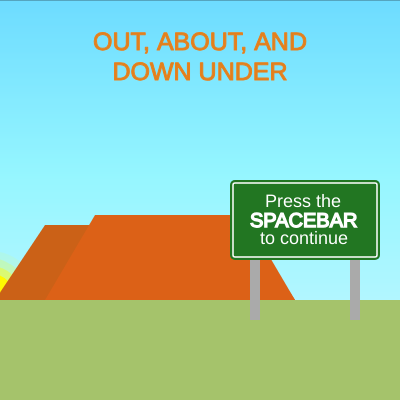
Frame 1 (no input)
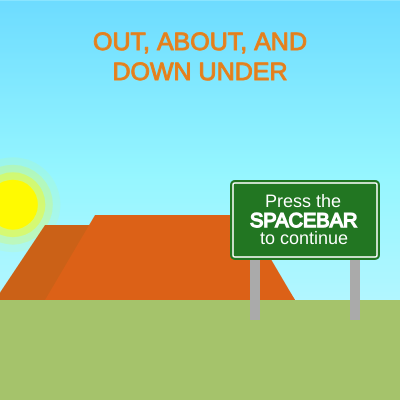
Frame 60 (no input)
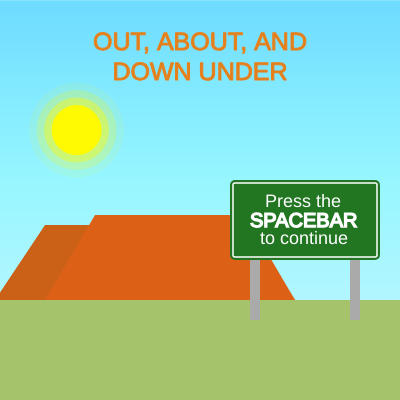
Frame 120 (the mouse pressed at the canvas centre since frame 60)

The p5.js sketch that drew these frames (run headless with seeded random() and noise() and a simulated clock; from frame 60 on, the mouse is pressed at the canvas centre):

// p5.js sketch
// ── sketch.js
let sequence = 0; // mode
let frames = 0; // time factor
let amp;
let x, y, a, b;
let angle = 0;
let cloudY1, cloudY2, cloudY3;
let cloudX;

// S3: cactus
let cactX = 620;
let cactY = 300;
let cactRad = 30;

// S3: flower
let flwrX = 450;
let flwrY = 300;
let flwrRad = 30;
let flwrColors = []; // empty array
let flwrColorIndex = 0;

let rS, gS, bS;

function setup() {
  createCanvas(400, 400);
  x = width / 2;
  y = 320;
  dia = 50;
  ySpeed = 0;
  angleMode(DEGREES);
  cloudX = 0;
  cloudY = random(0, 200);
  cloudxSpeed = random(-5, 5);
  cloudySpeed = random(-5, 5);

  flwrColors = [
    color(255, 146, 238),
    color(199, 155, 255),
    color(126, 145, 230),
  ];
}

let targetX = 500;
let targetY = 400;
let targetRad = 50;

function draw() {
  console.log(mouseX, mouseY);

  if (sequence == 0) {
    SUN();
    ULURU();
    spaceSIGN();
    push();
    fill("#E3801C");
    stroke(238, 128, 28);
    textSize(25);
    textAlign(CENTER);
    strokeJoin(ROUND);
    text("OUT, ABOUT, AND", width / 2, 50);
    text("DOWN UNDER", width / 2, 80);
    pop();
  } else if (sequence == 1) {
    // INSTRUCTIONS PAGE
    background(127, 224, 255);
    fill(165, 195, 107);
    rect(0, 270, width, 200);
    instructions();
  } else if (sequence == 2) {
    // LAND
    frames++;
    LAND();
    ROO();
    if (frames == 700) {
      frames = 0;
      sequence++;
    }
  } else if (sequence == 3) {
    // SEA
    frames++;
    SEA();
    FISH();
    SHARK();
    if (frames == 600) {
      frames = 0;
      sequence++;
      x = 0;
    }
  } else if (sequence == 4) {
    // SKY
    frames++;
    x = x + 2;

    SKY();
    kookaburra();
    cloudTARGET();

    //TEST TARGET
    checkCollision(targetX, targetY, targetRad);

    // display GameOver
    if (gameOver == true) {
      push();
      fill("black");
      stroke(3);
      textSize(50);
      textAlign(CENTER);
      strokeJoin(ROUND);
      text("GAME OVER", width / 2, 200);
      pop();
      if (y > height + 100) {
        resetScenes();
        sequence = 6;
      }
    }

    if (frames == 900) {
      frames = 0;
      sequence++;
    }
  } else if (sequence == 5) {
    // WIN SCREEN
    frames++;
    SUN();
    ULURU();
    winSIGN();
    rooPRINT(frames, 250 + 30 * sin(frames * 7));
    kookaburraPRINT(frames * 1.5, 100 + 10 * sin(frames * 5));

    //POOL FOR SHARK
    push();
    fill(86, 188, 255);
    beginShape();
    curveVertex(-500, 300);
    curveVertex(0, 430);
    curveVertex(90, 420);
    curveVertex(150, 450);
    curveVertex(230, 430);
    curveVertex(300, 450);
    curveVertex(380, 450);
    curveVertex(450, 460);
    curveVertex(500, 430);
    curveVertex(500, 550);
    curveVertex(450, 550);
    curveVertex(250, 550);
    curveVertex(0, 500);
    curveVertex(-500, 300);
    endShape();

    sharkPRINT(frames, 474);

    fill(86, 188, 255, 50);
    beginShape();
    curveVertex(-500, 300);
    curveVertex(0, 430);
    curveVertex(90, 420);
    curveVertex(150, 450);
    curveVertex(230, 430);
    curveVertex(300, 450);
    curveVertex(380, 450);
    curveVertex(450, 460);
    curveVertex(500, 430);
    curveVertex(500, 550);
    curveVertex(450, 550);
    curveVertex(250, 550);
    curveVertex(0, 500);
    curveVertex(-500, 300);
    endShape();
    pop();

    if (frames > 500) {
      frames = -100;
    }
  } else if (sequence == 6) {
    // GAME OVER SCREEN
    gameoverSUN();
    ULURU();
    gameoverSIGN();
  }
}

function cloudTARGET() {
  targetX = 550 - frames * 1.5;
  targetY = 200;
  push();
  noStroke();
  fill("yellow");
  triangle(
    targetX,
    targetY,
    targetX + 20,
    targetY + 90,
    targetX - 20,
    targetY + 90
  );
  triangle(
    targetX - 10,
    targetY + 80,
    targetX + 30,
    targetY + 80,
    targetX + 10,
    targetY + 140
  );
  fill(88, 87, 87);
  arc(targetX, targetY + 40, targetRad * 2, targetRad * 2.5, 180, 360);
  arc(targetX - 45, targetY + 60, targetRad * 2, targetRad * 2, 180, 360);
  arc(targetX + 45, targetY + 60, targetRad * 2, targetRad * 2, 180, 360);
  pop();
}

function ULURU() {
  noStroke();
  fill(203, 97, 23);
  quad(100 - 55, 225, 300 - 55, 225, 350 - 55, 300, 50 - 55, 300);
  fill(220, 97, 23);
  quad(150 - 55, 215, 300 - 55, 215, 350 - 55, 300, 100 - 55, 300);

  fill(165, 195, 107);
  rect(0, 300, width, 200);
}
function SUN() {
  background("#8CDAFF");

  for (let y = 0; y < 350; y++) {
    stroke(rS, gS, bS);
    rS = 100 + y * 0.3;
    gS = 220 + y * 0.2;
    bS = 255;
    line(0, y, width, y);
  }

  angle += 0.45;
  let radDist = 140;
  let w = width / 2;
  let h = 300;
  let sinValue = -sin(angle) * radDist;
  let cosValue = -cos(angle) * radDist;

  if (angle > 200) {
    angle = 0;
  }

  fill(255, 247, 2);
  noStroke();
  circle(w + 1.5 * cosValue, h + 1.5 * sinValue, 50);

  //RAYS
  fill(255, 247, 2, 100);
  circle(w + 1.5 * cosValue, h + 1.5 * sinValue, 65);
  fill(255, 247, 2, 50);
  circle(w + 1.5 * cosValue, h + 1.5 * sinValue, 80);
  fill(255, 247, 2, 20);
  circle(w + 1.5 * cosValue, h + 1.5 * sinValue, 95);
}
function gameoverSUN() {
  for (let y = 0; y < 350; y++) {
    stroke(rS, gS, bS);
    rS = 180 + y;
    gS = 85 + y * 0.3;
    bS = 0;
    line(0, y, width, y);
  }

  angle += 0.45;
  let radDist = 140;
  let w = width / 2;
  let h = 300;
  let sinValue = -sin(angle) * radDist;
  let cosValue = -cos(angle) * radDist;

  if (angle > 200) {
    angle = 0;
  }

  fill(255, 247, 2);
  noStroke();
  circle(w + 1.5 * cosValue, h + 1.5 * sinValue, 50);

  //RAYS
  fill(255, 247, 2, 100);
  circle(w + 1.5 * cosValue, h + 1.5 * sinValue, 65);
  fill(255, 247, 2, 50);
  circle(w + 1.5 * cosValue, h + 1.5 * sinValue, 80);
  fill(255, 247, 2, 20);
  circle(w + 1.5 * cosValue, h + 1.5 * sinValue, 95);
}

function spaceSIGN() {
  fill(170, 170, 170);
  rect(250, 200, 10, 120);
  rect(350, 200, 10, 120);
  fill(34, 118, 34);
  rect(230, 180, 150, 80, 5);

  push();
  noFill();
  stroke("white");
  strokeWeight(1.5);
  rect(233, 183, 144, 74, 2);
  textSize(20);
  fill("white");
  text("SPACEBAR", 250, 227);
  pop();

  fill("white");
  textSize(18);
  text("Press the", 265, 207);
  text("to continue", 260, 244);
}
function winSIGN() {
  fill(170, 170, 170);
  rect(250, 200, 10, 120);
  rect(350, 200, 10, 120);
  fill(34, 118, 34);
  rect(230, 180, 150, 80, 5);

  push();
  noFill();
  stroke("white");
  strokeWeight(1.5);
  rect(233, 183, 144, 74, 2);
  textSize(20);
  fill("white");
  text("CONGRATS!", 245, 212);
  pop();

  fill("white");
  textSize(12);
  text("Your Australian holiday", 244, 225);
  text("has ended.", 280, 235);
  text("Come back soon!", 260, 245);
}
function gameoverSIGN() {
  fill(170, 170, 170);
  rect(250, 200, 10, 120);
  rect(350, 200, 10, 120);
  fill(151, 30, 30);
  rect(230, 180, 150, 80, 5);

  push();
  noFill();
  stroke("white");
  strokeWeight(1.5);
  rect(233, 183, 144, 74, 2);
  textSize(20);
  fill("white");
  text("GAME OVER", 245, 217);
  pop();

  fill("white");
  textSize(12);
  text("Press SPACEBAR", 255, 232);
  text("to restart", 280, 242);
}
function LAND() {
  noStroke();
  background("#9DE0FF");

  //ROLLING HILLS
  hill(50, 2, 3, 30, 70, 30, 95);
  hill(30, 1, 2, 45, 121, 45, 120);

  //GROUND
  fill("#FFE596");
  noStroke();
  rect(0, 340, 400, 150);

  //OBSTACLES
    cactus();
    flower();
}
function ROO() {
  x = width / 2;

  //ROO JUMP

  y = y + ySpeed;
  if (y == 320) {
    if (mouseIsPressed == true) {
      ySpeed = -6;
    } else if (mouseIsPressed == false) {
      ySpeed = 0;
    }
  }
  if (y < 130) {
    ySpeed = ySpeed * -1;
  }

  //MOVING TAIL
  noStroke();
  if (y >= 130 && y < 320) {
    push();
    noFill();
    stroke(103, 66, 3);
    strokeWeight(10);
    arc(x - 40, y + 10, 50, 50, 360, 90);
    pop();
  } else {
    push();
    noFill();
    stroke(103, 66, 3);
    strokeWeight(10);
    arc(x - 35, y + 10, 50, 20, 360, 150);
    pop();
  }

  //ROO
  noStroke();
  fill(0, 0, 0); // beak
  ellipse(x + 20, y, 20, 10);
  fill(214, 162, 72); // body
  circle(x, y, dia);
  fill("black"); // eye
  circle(x + 15, y - 5, 5);
  fill(157, 117, 48); // pouch + ear
  arc(x + 15, y + 8, 30, 25, 90, 180);
  arc(x, y + 8, 47, 30, 0, 40);
  arc(x, y - 20, 10, 10, 150, 330);

  //MOVING FEET
  if (y >= 130 && y < 320) {
    fill(103, 66, 3);
    arc(x + 10, y + 25, 25, 15, 220, 40);
  } else {
    fill(103, 66, 3);
    arc(x + 10, y + 25, 25, 15, 180, 360);
  }
}

function cactus() {
  //MOVEMENT
  cactX += -3;
  if (cactX < -40) {
    cactX = width + random(100, 150);
  }

  //OBJECT
  push();
  stroke(20, 182, 60);
  strokeWeight(18);
  line(cactX, cactY + 40, cactX, cactY - 20);
  noFill();
  arc(cactX, cactY, 40, 30, 0, 180);

  // CHECK COLLISION
  let distance = dist(x, y, cactX, cactY);
  if (distance < cactRad) {
    push();
    stroke("red");
    strokeWeight(1);
    fill(255,0,0)
    textSize(random(30,38));
    text("OUCH!!", cactX-50, cactY-70);
    pop();
  } else {
    //
  }

  pop();
}
function flower() {
  //MOVEMENT
  flwrX += -3;
  if (flwrX < -30) {
    flwrX = width + random(100);
    flwrColorIndex++;
    if (flwrColorIndex == flwrColors.length) {
      flwrColorIndex = 0;
    }
  }

  //OBJECT
  push();
  translate(flwrX, flwrY);

  strokeWeight(10);
  stroke("green");
  line(0, 40, 0, 0);

  let clr = flwrColors[flwrColorIndex];
  stroke(clr);
  strokeWeight(18);
  point(0, 0);
  point(0, -20);
  point(10, -10);
  point(-10, -10);

  stroke("yellow");
  point(0, -10);

  pop();

  // CHECK COLLISION
  let distance = dist(x, y, flwrX, flwrY);
  if (distance < flwrRad) {
    push();
    textSize(30);
    noStroke();
    fill(255, 255, 0);
    text("yipee!!", flwrX -35, flwrY - 70);
    pop();
  } else {
    //
  }
}
function hill(amp, speed, frameSpeed, r, g, b, posit) {
  for (let x = 0; x < 400; x += 1) {
    let sinValue = sin(x * speed + frameCount * frameSpeed) * amp;
    let y = height / 2 + sinValue;
    strokeWeight(1);
    stroke(r, g, b);
    line(x, y + posit, x, 400);
  }
}

function SEA() {
  let r2 = map(frames, 20, width * 0.9, 130, 0);
  let g2 = map(frames, 20, width * 0.9, 230, 60);
  let b2 = map(frames, 20, width * 0.9, 255, 70);

  background(r2, g2, b2);

  //CLOUDS AT DAY
  cloudT = map(frames, 100, 300, 255, 0);

  if (frames < 270) {
    fill(255, 255, 255, cloudT);
    cloudX = x + 15;

    if (cloudX > 400) {
      cloudY1 = random(0, 100);
      cloudY2 = random(100, 200);
      cloudY3 = random(200, 300);
    }
    //CLOUD1
    arc(cloudX - 50, cloudY1, 50, 50, 180, 360);
    arc(cloudX, cloudY1, 80, 100, 180, 360, PIE);
    arc(cloudX + 50, cloudY1, 50, 50, 180, 360);
    //CLOUD2
    arc(cloudX, cloudY2, 50, 50, 180, 360);
    arc(cloudX + 50, cloudY2, 80, 100, 180, 360, PIE);
    arc(cloudX + 100, cloudY2, 50, 50, 180, 360);
    //CLOUD3
    arc(cloudX - 100, cloudY3, 50, 50, 180, 360);
    arc(cloudX - 50, cloudY3, 80, 100, 180, 360, PIE);
    arc(cloudX, cloudY3, 50, 50, 180, 360);
  }

  //STARS AT NIGHT
  if (frames > 270) {
    for (let x = 0; x < width; x += 20) {
      fill("white");
      circle(random(width), random(height), 3, 50);
    }
  }

  //HARBOUR BRIDGE
  harbourBridge();

  // SUN&MOON
  let r1 = 255;
  let g1 = map(frames, 0, width * 0.9, 239, 255);
  let b1 = map(frames, 0, width * 0.9, 0, 255);

  angle += 1;
  let radDist = 130;
  let w = width / 2;
  let h = height / 2;
  let sinValue = -sin(angle) * radDist;
  let cosValue = -cos(angle) * radDist;

  fill(r1, g1, b1);
  noStroke();
  let sun = circle(w + cosValue, h + sinValue, 50);

  //RAYS
  fill(r1, g1, b1, 100);
  circle(w + cosValue, h + sinValue, 65);
  fill(r1, g1, b1, 50);
  circle(w + cosValue, h + sinValue, 80);
  fill(r1, g1, b1, 20);
  circle(w + cosValue, h + sinValue, 95);

  // WAVES
  for (let x = 0; x < 400; x += 1) {
    let amp1 = 20;
    let amp2 = 10;
    let amp3 = 5;

    let sinValue1 = sin(x * 3 + frameCount * 5) * amp3;
    let sinValue2 = sin(x + frameCount * 3) * amp1;
    let sinValue3 = sin(x * 2 + frameCount * 3) * amp2;
    let sinValue4 = sin(x + frameCount * 4) * amp2;

    let y1 = height / 5 + sinValue1;
    let y2 = height / 5 + sinValue2;
    let y3 = height / 5 + sinValue3;
    let y4 = height / 5 + sinValue4;

    strokeWeight(1);
    //BACKGROUND WAVE
    stroke(93, 181, 205);
    line(x, y4 + 50, x, 400);
    //WAVE1
    stroke(66, 136, 187, 150);
    line(x, y1 + 50, x, 400);
    //WAVE2
    stroke(0, 150, 200, 100);
    line(x, y2 + 50, x, 400);
    //WAVE3
    stroke(93, 160, 205, 100);
    line(x, y3 + 50, x, 400);
  }
}
function SHARK() {
  x = map(frames, 0, 600, 0, 450);

  noStroke();

  //SWIM
  y = y + ySpeed;
  if (mouseIsPressed == true) {
    ySpeed = -5;
  } else if (mouseIsPressed == false) {
    ySpeed = 1;
  }

  //BOUNDARIES
  if (y < 200) {
    y = 200;
  } else if (y > 400) {
    y = 400;
  }

  //ILLUSTRATION
  push();
  fill(193, 204, 209); //tail
  triangle(x - 40, y - 20, x - 20, y - 10, x - 20, y + 10);
  triangle(x - 40, y + 20, x - 20, y + 10, x - 20, y - 10);
  triangle(x - 15, y - 35, x + 18, y - 18, x - 10, y - 10); //dorsal fin
  fill(244, 246, 246); // bottom
  arc(x, y, 50, 30, 0, 180);
  fill(193, 204, 209); // top
  arc(x, y, 50, 50, 170, 360);
  fill("black"); // eye
  circle(x + 15, y - 3, 3);
  noFill();
  stroke(86, 120, 134);
  strokeWeight(2);
  arc(x + 5, y, 10, 15, 140, 230);
  arc(x + 8, y, 10, 15, 140, 230);
  arc(x + 11, y, 10, 15, 140, 230);
  pop();

  //pectoral fin
  noStroke();

  if (mouseIsPressed == true) {
    noStroke();
    fill(180, 186, 189);
    triangle(x - 3, y, x - 10, y + 18, x - 12, y);
  } else {
    fill(180, 186, 189);
    triangle(x - 3, y, x - 20, y + 12, x - 12, y);
  }
}

let fishX = 0;
let fishY = 0;
let fishSpdX = 1.1;
function FISH() {
  //FISH
  fishX += fishSpdX;
  // reappxear
  if (fishX > width + 50) {
    fishX = -50;
  }
  fishY = sin(frameCount * 3) * 10;

  push();
  translate(fishX, fishY);
  //fins
  fill(187, 66, 133);
  beginShape();
  curveVertex(13, 350);
  curveVertex(5, 330);
  curveVertex(10, 325);
  curveVertex(20, 327);
  curveVertex(30, 330);
  curveVertex(37, 335);
  curveVertex(37, 340);
  endShape(CLOSE);

  beginShape();
  curveVertex(13, 350);
  curveVertex(15, 368);
  curveVertex(20, 370);
  curveVertex(23, 375);
  curveVertex(25, 380);
  curveVertex(27, 375);
  curveVertex(30, 370);
  curveVertex(35, 360);
  endShape(CLOSE);

  beginShape();
  curveVertex(-10, 335);
  curveVertex(10, 350);
  curveVertex(-10, 365);
  endShape(CLOSE);

  // body
  fill(252, 214, 235);
  beginShape();
  curveVertex(0, 350);
  curveVertex(15, 340);
  curveVertex(30, 335);
  curveVertex(42, 340);
  curveVertex(48, 350);
  curveVertex(42, 360);
  curveVertex(30, 365);
  curveVertex(15, 360);
  curveVertex(0, 350);
  endShape(CLOSE);

  //eye
  fill("white");
  strokeWeight(0.3);
  stroke("black");
  circle(38, 347, 8);

  fill("black");
  circle(39, 347, 3);

  //fin2
  fill(187, 66, 133);
  noStroke();
  beginShape();
  curveVertex(15, 345);
  curveVertex(25, 350);
  curveVertex(15, 355);
  endShape(CLOSE);

  //bubbles
  fill(255, 255, 255, 50);
  circle(random(33, 43), random(200, 330), 5);
  circle(random(33, 43), random(200, 330), 15);
  circle(random(33, 43), random(200, 330), 20);
  pop();
}

function SKY() {
  let r = map(frames, 0, 800, 125, 0);
  let g = map(frames, 0, 800, 218, 50);
  let b = map(frames, 0, 800, 255, 70);
  background(r, g, b);

  constellation();
}
function constellation() {
  constellT = map(frames, 350, 800, 0, 255); //cloud transparency

  push();
  stroke(255, 255, 255, constellT);
  strokeWeight(13);
  point(270, 100);
  point(320, 150);
  point(240, 160);
  point(265, 270);
  strokeWeight(7);
  point(285, 195);
  pop();
}

function kookaburra() {
  noStroke();
  //BIRD JUMP
  y = y + ySpeed;

  //REAPPEAR
  if (x > width + 50) {
    x = -50;
  }
  // GAME OVER
  if (gameOver) {
    // over
    x += random(-4, 1);
    ySpeed = random(1, 5);
  } else {
    // not over
    if (mouseIsPressed == true) {
      ySpeed = -5;
    } else if (mouseIsPressed == false) {
      ySpeed = 1;
    }

    // BOUNDARY - STAY ON SCREEN
    if (y > 400) {
      y = 400;
    } else if (y < 0) {
      y = 0;
    }
  }

  // WATCH OUT MESSAGE
  if (targetX > -100) {
    fill("white");
    rect(x + 20, y - 50, 100, 30, 5);
    fill("black");
    text("WATCH OUT!", x + 30, y - 30);
  }

  fill(251, 151, 0); // beak
  ellipse(x + 20, y + 5, 20, 10);
  fill(245, 233, 209); // body
  circle(x, y, dia);
  fill("black"); // eye
  circle(x + 15, y, 5);
  fill(94, 71, 32); // wing
  arc(x - 17, y - 5, 45, 45, 20, 200);
  fill(44, 204, 251);
  arc(x - 15, y - 5, 40, 40, 20, 200);
}

let gameOver = false;

function checkCollision(tx, ty, tRad) {
  let distance = dist(x, y, tx, ty);
  if (distance < 30 + tRad) {
    // collided!
    gameOver = true;
  } else {
    // not!
  }
  if (gameOver == true) {
    // ow message
    push();
    fill("white");
    rect(x + 20, y - 50, 100, 30, 5);
    fill("red");
    strokeWeight(1.5);
    stroke("red")
    textSize(18);
    text("NOOOO!!!", x + 30, y - 30);
    pop();
  }
}

function keyPressed() {
  if (key == " ") {
    if (sequence != 2 && sequence != 3 && sequence != 4) {
      frames = 0;
      x = 0; // start at 0
      sequence++;
    }
    if (sequence > 4) {
      sequence = 0; 
    }
    if (sequence == 0) {
      resetScenes();
    }
  } else if (key == "r") {
    resetScenes();
  }
}

function resetScenes() {
  sequence = 0;
  frames = 0;
  gameOver = false;

  x = width / 2;
  y = 320;
  dia = 50;
  ySpeed = 0;
  cloudX = 0;
  cloudY = random(0, 200);
  cloudxSpeed = random(-5, 5);
  cloudySpeed = random(-5, 5);
}

//ILLUSTRATIONS
function instructions() {
  push();
  fill(170, 170, 170);
  rect(90, 160, 20, 150);
  rect(290, 160, 20, 150);
  fill(34, 118, 34);
  rect(60, 20, 280, 140, 30);
  noFill();
  stroke("white");
  strokeWeight(2);
  rect(65, 25, 270, 130, 25);

  //INFO ON INSPO
  noStroke();
  fill("white");
  rect(90, 40, 220, 30, 5);
  fill("black");
  textSize(20);
  text("HOW TO PLAY", 130, 62);
  textSize(12);
  fill("white");
  text("Out, About, and Down Under is an interactive", 80, 90);
  text("game that will take you on an Australian", 90, 102);
  text("holiday! Explore Australian landscapes with", 83, 114);
  text("your favourite Aussie animals!", 120, 126);

  //INDIVIDUAL BOARDS
  fill(200, 200, 200);
  rect(40, 250, 20, 200);
  rect(190, 250, 20, 200);
  rect(340, 250, 20, 200);
  diamond(50, 205);
  diamond(200, 205);
  diamond(350, 205);
  kookaburraPRINT(445, 230);
  rooPRINT(60, 230);
  sharkPRINT(255, 235);
  pop();

  //ANIMAL LABELS
  fill(241, 214, 12);
  rect(10, 285, 80, 30, 5);
  rect(150, 280, 98, 39, 5);
  rect(303, 285, 95, 30, 5);

  fill("black");
  noFill();
  stroke(0.5);

  rect(12, 287, 76, 26, 3);
  rect(152, 282, 94, 35, 3);
  rect(305, 287, 91, 26, 3);

  fill("black");
  textSize(12);
  stroke(0.1);
  text("KANGAROO", 15.5, 305);
  text("GREAT WHITE", 158, 298);
  text("SHARK", 180, 310);
  text("KOOKABURRA", 309, 305);

  //USER CONTROLS
  fill("black");
  textSize(15);
  stroke(2);
  text("CLICK", 26, 220);
  text("CLICK", 180, 220);
  text("CLICK", 329, 220);
  noStroke();
  textSize(12);
  text("to JUMP", 26, 235);
  text("to SWIM", 180.5, 235);
  text("to FLY", 333, 235);
}
function diamond(x, y) {
  push();
  strokeJoin(ROUND);
  stroke(241, 214, 12);
  strokeWeight(10);
  fill(241, 214, 12);
  beginShape();
  vertex(x + 0, y + 65);
  vertex(x + 65, y + 0);
  vertex(x + 0, y - 65);
  vertex(x - 65, y + 0);
  vertex(x + 0, y + 65);
  endShape();

  strokeJoin(ROUND);
  stroke(0, 0, 0);
  strokeWeight(2);
  noFill();
  beginShape();
  vertex(x + 0, y + 65);
  vertex(x + 65, y + 0);
  vertex(x + 0, y - 65);
  vertex(x - 65, y + 0);
  vertex(x + 0, y + 65);
  endShape();

  pop();
}
function kookaburraPRINT(x, y) {
  scale(0.8);
  noStroke();
  fill(251, 151, 0); // beak
  ellipse(x + 20, y + 5, 20, 10);
  fill(245, 233, 209); // body
  circle(x, y, dia);
  fill("black"); // eye
  circle(x + 15, y, 5);
  fill(94, 71, 32); // wing
  arc(x - 17, y - 5, 45, 45, 20, 200);
  fill(44, 204, 251);
  arc(x - 15, y - 5, 40, 40, 20, 200);
}
function rooPRINT(x, y) {
  noStroke();
  fill(0, 0, 0); // beak
  ellipse(x + 20, y, 20, 10);
  push(); //tail
  noFill();
  stroke(103, 66, 3);
  strokeWeight(10);
  arc(x - 35, y + 10, 50, 20, 360, 150);
  pop();
  fill(214, 162, 72); // body
  circle(x, y, dia);
  fill("black"); // eye
  circle(x + 15, y - 5, 5);
  fill(157, 117, 48); // pouch + ear
  arc(x + 15, y + 8, 30, 25, 90, 180);
  arc(x, y + 8, 47, 30, 0, 40);
  arc(x, y - 20, 10, 10, 150, 330);
  fill(103, 66, 3); //legs
  arc(x + 10, y + 25, 25, 15, 180, 360);
}
function sharkPRINT(x, y) {
  fill(193, 204, 209); //tail
  triangle(x - 40, y - 20, x - 20, y - 10, x - 20, y + 10);
  triangle(x - 40, y + 20, x - 20, y + 10, x - 20, y - 10);
  triangle(x - 15, y - 35, x + 18, y - 18, x - 10, y - 10); //dorsal fin
  fill(244, 246, 246); // bottom
  arc(x, y, 50, 30, 0, 180);
  fill(193, 204, 209); // top
  arc(x, y, 50, 50, 170, 360);
  fill("black"); // eye
  circle(x + 15, y - 3, 3);
  noFill();
  stroke(86, 120, 134);
  strokeWeight(2);
  arc(x + 5, y, 10, 15, 140, 230);
  arc(x + 8, y, 10, 15, 140, 230);
  arc(x + 11, y, 10, 15, 140, 230);

  //pectoral fin
  noStroke();
  fill(180, 186, 189);
  triangle(x - 3, y, x - 20, y + 12, x - 12, y);
}
function harbourBridge() {
  push();
  stroke(0);
  strokeWeight(7);
  noFill();
  arc(width / 2, 150, 350, 200, 200, 340);
  arc(width / 2, 160, 240, 140, 190, 350);

  fill("black");
  quad(30, 70, 70, 70, 100, 200, 5, 200);
  quad(370, 70, 330, 70, 300, 200, 395, 200);
  rect(80, 140, 250, 10);

  strokeWeight(4);
  noFill();
  strokeJoin(ROUND);
  beginShape();
  vertex(85, 138);
  vertex(110, 65);
  vertex(110, 110);
  vertex(140, 55);
  vertex(140, 97);
  vertex(170, 55);
  vertex(170, 92);
  vertex(200, 50);
  vertex(200, 88);
  vertex(230, 50);
  vertex(230, 90);
  vertex(260, 55);
  vertex(260, 100);
  vertex(290, 65);
  vertex(290, 115);
  vertex(325, 85);
  endShape();

  beginShape(LINES);
  vertex(110, 150);
  vertex(110, 110);
  vertex(140, 100);
  vertex(140, 150);
  vertex(170, 90);
  vertex(170, 150);
  vertex(200, 90);
  vertex(200, 150);
  vertex(230, 90);
  vertex(230, 150);
  vertex(260, 90);
  vertex(260, 150);
  vertex(290, 115);
  vertex(290, 150);
  endShape(LINES);
  pop();

  console.log(mouseX, mouseY);
}

// ── style.css
html,
body {
  margin: 0;
  padding: 0;
}

canvas {
  display: block;
}

h1 {
  text-align: center;
  color: darkorange;
  font-family: 'Arial Narrow Bold';
}

#p5-container {
  position: absolute;
  left: calc(50% - 200px);
  top: calc(50% - 200px);
}
